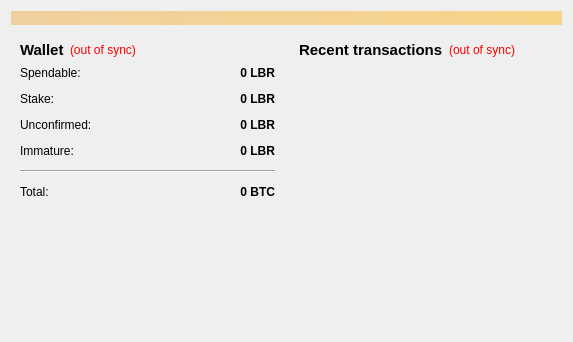
<?xml version="1.0" encoding="UTF-8"?>
<ui version="4.0">
 <class>OverviewPage</class>
 <widget class="QWidget" name="OverviewPage">
  <property name="geometry">
   <rect>
    <x>0</x>
    <y>0</y>
    <width>573</width>
    <height>342</height>
   </rect>
  </property>
  <property name="windowTitle">
   <string>Form</string>
  </property>
  <layout class="QVBoxLayout" name="topLayout">
   <item>
    <widget class="QLabel" name="labelAlerts">
     <property name="visible">
      <bool>false</bool>
     </property>
     <property name="styleSheet">
      <string notr="true">background-color: qlineargradient(x1: 0, y1: 0, x2: 1, y2: 0, stop:0 #F0D0A0, stop:1 #F8D488);  color:#000000
</string>
     </property>
     <property name="wordWrap">
      <bool>true</bool>
     </property>
     <property name="margin">
      <number>3</number>
     </property>
    </widget>
   </item>
   <item>
    <layout class="QHBoxLayout" name="horizontalLayout" stretch="1,1">
     <item>
      <layout class="QVBoxLayout" name="verticalLayout_2">
       <item>
        <widget class="QWidget" name="widget" native="true">
         <layout class="QVBoxLayout" name="verticalLayout_4">
          <item>
           <layout class="QHBoxLayout" name="horizontalLayout_4">
            <item>
             <widget class="QLabel" name="label_5">
              <property name="font">
               <font>
                <pointsize>11</pointsize>
                <weight>75</weight>
                <bold>true</bold>
               </font>
              </property>
              <property name="text">
               <string>Wallet</string>
              </property>
             </widget>
            </item>
            <item>
             <widget class="QLabel" name="labelWalletStatus">
              <property name="toolTip">
               <string>The displayed information may be out of date. Your wallet automatically synchronizes with the Libercoin network after a connection is established, but this process has not completed yet.</string>
              </property>
              <property name="styleSheet">
               <string notr="true">QLabel { color: red; }</string>
              </property>
              <property name="text">
               <string notr="true">(out of sync)</string>
              </property>
              <property name="alignment">
               <set>Qt::AlignLeading|Qt::AlignLeft|Qt::AlignVCenter</set>
              </property>
             </widget>
            </item>
            <item>
             <spacer name="horizontalSpacer_2">
              <property name="orientation">
               <enum>Qt::Horizontal</enum>
              </property>
              <property name="sizeHint" stdset="0">
               <size>
                <width>40</width>
                <height>20</height>
               </size>
              </property>
             </spacer>
            </item>
           </layout>
          </item>
          <item>
           <layout class="QFormLayout" name="formLayout_2">
            <property name="fieldGrowthPolicy">
             <enum>QFormLayout::AllNonFixedFieldsGrow</enum>
            </property>
            <property name="horizontalSpacing">
             <number>12</number>
            </property>
            <property name="verticalSpacing">
             <number>12</number>
            </property>
            <item row="0" column="0">
             <widget class="QLabel" name="label">
              <property name="text">
               <string>Spendable:</string>
              </property>
             </widget>
            </item>
            <item row="0" column="1">
             <widget class="QLabel" name="labelBalance">
              <property name="font">
               <font>
                <weight>75</weight>
                <bold>true</bold>
               </font>
              </property>
              <property name="cursor">
               <cursorShape>IBeamCursor</cursorShape>
              </property>
              <property name="toolTip">
               <string>Your current spendable balance</string>
              </property>
              <property name="text">
               <string notr="true">0 LBR</string>
              </property>
              <property name="alignment">
               <set>Qt::AlignRight|Qt::AlignTrailing|Qt::AlignVCenter</set>
              </property>
              <property name="textInteractionFlags">
               <set>Qt::LinksAccessibleByMouse|Qt::TextSelectableByKeyboard|Qt::TextSelectableByMouse</set>
              </property>
             </widget>
            </item>
            <item row="1" column="0">
             <widget class="QLabel" name="label_6">
              <property name="text">
               <string>Stake:</string>
              </property>
             </widget>
            </item>
            <item row="1" column="1">
             <widget class="QLabel" name="labelStake">
              <property name="font">
               <font>
                <weight>75</weight>
                <bold>true</bold>
               </font>
              </property>
              <property name="cursor">
               <cursorShape>IBeamCursor</cursorShape>
              </property>
              <property name="toolTip">
               <string>Total of coins that was staked, and do not yet count toward the current balance</string>
              </property>
              <property name="text">
               <string notr="true">0 LBR</string>
              </property>
              <property name="alignment">
               <set>Qt::AlignRight|Qt::AlignTrailing|Qt::AlignVCenter</set>
              </property>
              <property name="textInteractionFlags">
               <set>Qt::LinksAccessibleByMouse|Qt::TextSelectableByKeyboard|Qt::TextSelectableByMouse</set>
              </property>
             </widget>
            </item>
            <item row="2" column="0">
             <widget class="QLabel" name="label_3">
              <property name="text">
               <string>Unconfirmed:</string>
              </property>
             </widget>
            </item>
            <item row="2" column="1">
             <widget class="QLabel" name="labelUnconfirmed">
              <property name="font">
               <font>
                <weight>75</weight>
                <bold>true</bold>
               </font>
              </property>
              <property name="cursor">
               <cursorShape>IBeamCursor</cursorShape>
              </property>
              <property name="toolTip">
               <string>Total of transactions that have yet to be confirmed, and do not yet count toward the current balance</string>
              </property>
              <property name="text">
               <string notr="true">0 LBR</string>
              </property>
              <property name="alignment">
               <set>Qt::AlignRight|Qt::AlignTrailing|Qt::AlignVCenter</set>
              </property>
              <property name="textInteractionFlags">
               <set>Qt::LinksAccessibleByMouse|Qt::TextSelectableByKeyboard|Qt::TextSelectableByMouse</set>
              </property>
             </widget>
            </item>
            <item row="3" column="0">
             <widget class="QLabel" name="labelImmatureText">
              <property name="text">
               <string>Immature:</string>
              </property>
             </widget>
            </item>
            <item row="3" column="1">
             <widget class="QLabel" name="labelImmature">
              <property name="font">
               <font>
                <weight>75</weight>
                <bold>true</bold>
               </font>
              </property>
              <property name="toolTip">
               <string>Mined balance that has not yet matured</string>
              </property>
              <property name="text">
               <string notr="true">0 LBR</string>
              </property>
              <property name="alignment">
               <set>Qt::AlignRight|Qt::AlignTrailing|Qt::AlignVCenter</set>
              </property>
              <property name="textInteractionFlags">
               <set>Qt::LinksAccessibleByMouse|Qt::TextSelectableByKeyboard|Qt::TextSelectableByMouse</set>
              </property>
             </widget>
            </item>
            <item row="4" column="0" colspan="2">
             <widget class="Line" name="line">
              <property name="orientation">
               <enum>Qt::Horizontal</enum>
              </property>
             </widget>
            </item>
            <item row="5" column="0">
             <widget class="QLabel" name="labelTotalText">
              <property name="text">
               <string>Total:</string>
              </property>
             </widget>
            </item>
            <item row="5" column="1">
             <widget class="QLabel" name="labelTotal">
              <property name="font">
               <font>
                <weight>75</weight>
                <bold>true</bold>
               </font>
              </property>
              <property name="cursor">
               <cursorShape>IBeamCursor</cursorShape>
              </property>
              <property name="toolTip">
               <string>Your current total balance</string>
              </property>
              <property name="text">
               <string notr="true">0 BTC</string>
              </property>
              <property name="alignment">
               <set>Qt::AlignRight|Qt::AlignTrailing|Qt::AlignVCenter</set>
              </property>
              <property name="textInteractionFlags">
               <set>Qt::LinksAccessibleByMouse|Qt::TextSelectableByKeyboard|Qt::TextSelectableByMouse</set>
              </property>
             </widget>
            </item>
           </layout>
          </item>
         </layout>
        </widget>
       </item>
       <item>
        <spacer name="verticalSpacer">
         <property name="orientation">
          <enum>Qt::Vertical</enum>
         </property>
         <property name="sizeHint" stdset="0">
          <size>
           <width>20</width>
           <height>40</height>
          </size>
         </property>
        </spacer>
       </item>
      </layout>
     </item>
     <item>
      <layout class="QVBoxLayout" name="verticalLayout_3">
       <item>
        <widget class="QWidget" name="widget_2" native="true">
         <layout class="QVBoxLayout" name="verticalLayout">
          <item>
           <layout class="QHBoxLayout" name="horizontalLayout_2">
            <item>
             <widget class="QLabel" name="label_4">
              <property name="font">
               <font>
                <pointsize>11</pointsize>
                <weight>75</weight>
                <bold>true</bold>
               </font>
              </property>
              <property name="text">
               <string>&lt;b&gt;Recent transactions&lt;/b&gt;</string>
              </property>
             </widget>
            </item>
            <item>
             <widget class="QLabel" name="labelTransactionsStatus">
              <property name="toolTip">
               <string>The displayed information may be out of date. Your wallet automatically synchronizes with the Libercoin network after a connection is established, but this process has not completed yet.</string>
              </property>
              <property name="styleSheet">
               <string notr="true">QLabel { color: red; }</string>
              </property>
              <property name="text">
               <string notr="true">(out of sync)</string>
              </property>
              <property name="alignment">
               <set>Qt::AlignRight|Qt::AlignTrailing|Qt::AlignVCenter</set>
              </property>
             </widget>
            </item>
            <item>
             <spacer name="horizontalSpacer">
              <property name="orientation">
               <enum>Qt::Horizontal</enum>
              </property>
              <property name="sizeHint" stdset="0">
               <size>
                <width>40</width>
                <height>20</height>
               </size>
              </property>
             </spacer>
            </item>
           </layout>
          </item>
          <item>
           <widget class="QListView" name="listTransactions">
            <property name="styleSheet">
             <string notr="true">QListView { background: transparent; }</string>
            </property>
            <property name="frameShape">
             <enum>QFrame::NoFrame</enum>
            </property>
            <property name="verticalScrollBarPolicy">
             <enum>Qt::ScrollBarAlwaysOff</enum>
            </property>
            <property name="horizontalScrollBarPolicy">
             <enum>Qt::ScrollBarAlwaysOff</enum>
            </property>
            <property name="selectionMode">
             <enum>QAbstractItemView::NoSelection</enum>
            </property>
           </widget>
          </item>
         </layout>
        </widget>
       </item>
      </layout>
     </item>
    </layout>
   </item>
  </layout>
 </widget>
 <resources/>
 <connections/>
</ui>
